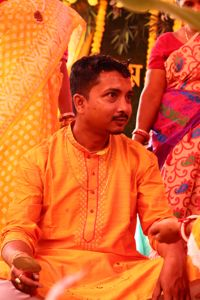
#> input picture images/thumbs/IMG_4132.JPG, 200 x 300 px
$ python -i generate_thumbnails.py   (imports and definitions only)
#> lines starting #> are read from the running program, lines starting #| are printed output that depends on the picture
import os
from PIL import Image, ExifTags

IMG_DIR = 'images'
THUMB_DIR = os.path.join(IMG_DIR, 'thumbs')
THUMB_SIZE = (400, 300)
IMG_EXTS = {'.jpg', '.jpeg', '.png', '.webp', '.JPG', '.PNG', '.JPEG', '.WEBP'}

# [1 line not run here, left out]

# Map EXIF orientation values to rotation/flip
def exif_transpose(im):
    try:
        exif = im._getexif()
        if exif is not None:
            for tag, value in exif.items():
                decoded = ExifTags.TAGS.get(tag, tag)
                if decoded == 'Orientation':
                    orientation = value
                    if orientation == 3:
                        im = im.rotate(180, expand=True)
                    elif orientation == 6:
                        im = im.rotate(270, expand=True)
                    elif orientation == 8:
                        im = im.rotate(90, expand=True)
                    elif orientation == 2:
                        im = im.transpose(Image.FLIP_LEFT_RIGHT)
                    elif orientation == 4:
                        im = im.transpose(Image.FLIP_TOP_BOTTOM)
                    elif orientation == 5:
                        im = im.transpose(Image.FLIP_LEFT_RIGHT).rotate(270, expand=True)
                    elif orientation == 7:
                        im = im.transpose(Image.FLIP_LEFT_RIGHT).rotate(90, expand=True)
    except Exception:
        pass
    return im

# [13 lines not run here, left out]

>>> import cv2
>>> picture = cv2.imread('images/thumbs/IMG_4132.JPG', cv2.IMREAD_GRAYSCALE)
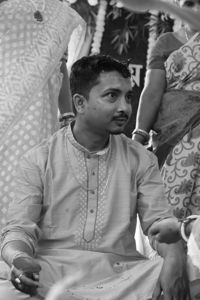
#> picture: shape (300, 200); min 3, max 255, mean 129.5
>>> result = exif_transpose(picture)
